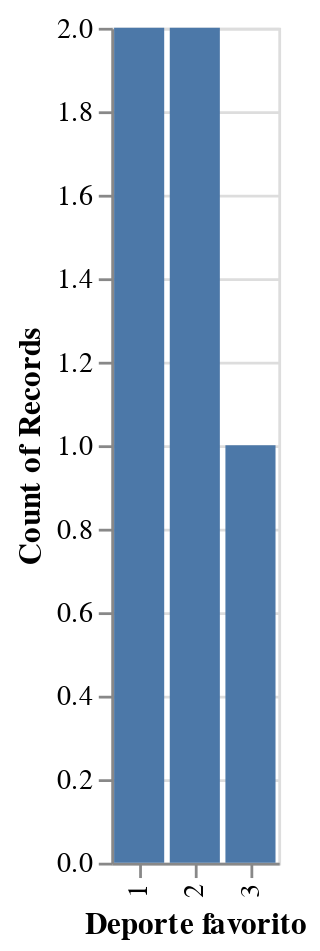

The notebook cell saved with this chart:
### Markdown cell above
Donde cada número va asociado a un deporte. Si no alteramos nada, al plotear deporte favorito, será tomado como variable cuantitativa, cuando lo que nos interesa es considerarla una variable cualitativa (el número identificador en este caso solo nos interesa por la frecuencia en la que se repite), por lo que podríamos hacer:

### Code cell
# Primera forma, usando type=

alt.Chart(wrong_dataframe).mark_bar().encode(
    alt.X('Deporte favorito', type='nominal'),
    alt.Y('count()')
)

### Figure 1 — Vega-Lite specification as saved in the notebook (floating-point values rounded to 4 significant figures)
{"config": {"view": {"continuousWidth": 400, "continuousHeight": 300}}, "data": {"name": "data-914433dc2f25961c86b9aba46c54885a"}, "mark": "bar", "encoding": {"x": {"field": "Deporte favorito", "type": "nominal"}, "y": {"aggregate": "count", "type": "quantitative"}}, "$schema": "https://vega.github.io/schema/vega-lite/v4.17.0.json", "datasets": {"data-914433dc2f25961c86b9aba46c54885a": [{"Estudiante": "Miguel", "Deporte favorito": 1}, {"Estudiante": "Gines", "Deporte favorito": 2}, {"Estudiante": "Alba", "Deporte favorito": 2}, {"Estudiante": "Ismael", "Deporte favorito": 3}, {"Estudiante": "Irene", "Deporte favorito": 1}]}}
